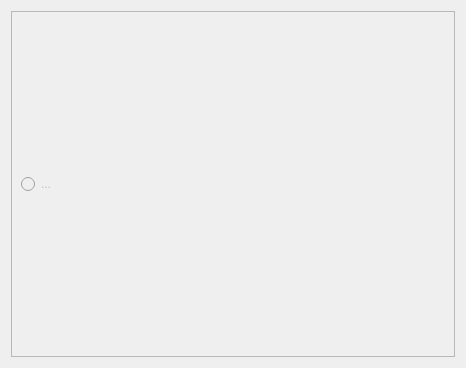
<?xml version="1.0" encoding="UTF-8"?>
<ui version="4.0">
 <class>ProfilePage</class>
 <widget class="QWizardPage" name="ProfilePage">
  <property name="geometry">
   <rect>
    <x>0</x>
    <y>0</y>
    <width>466</width>
    <height>368</height>
   </rect>
  </property>
  <property name="windowTitle">
   <string>WizardPage</string>
  </property>
  <layout class="QVBoxLayout" name="verticalLayout">
   <item>
    <widget class="QFrame" name="printerGroupFrame">
     <property name="frameShape">
      <enum>QFrame::Shape::StyledPanel</enum>
     </property>
     <property name="frameShadow">
      <enum>QFrame::Shadow::Raised</enum>
     </property>
     <layout class="QVBoxLayout" name="verticalLayout_2">
      <item>
       <widget class="QRadioButton" name="radioButton">
        <property name="enabled">
         <bool>false</bool>
        </property>
        <property name="text">
         <string>...</string>
        </property>
       </widget>
      </item>
     </layout>
    </widget>
   </item>
  </layout>
 </widget>
 <resources/>
 <connections/>
</ui>
